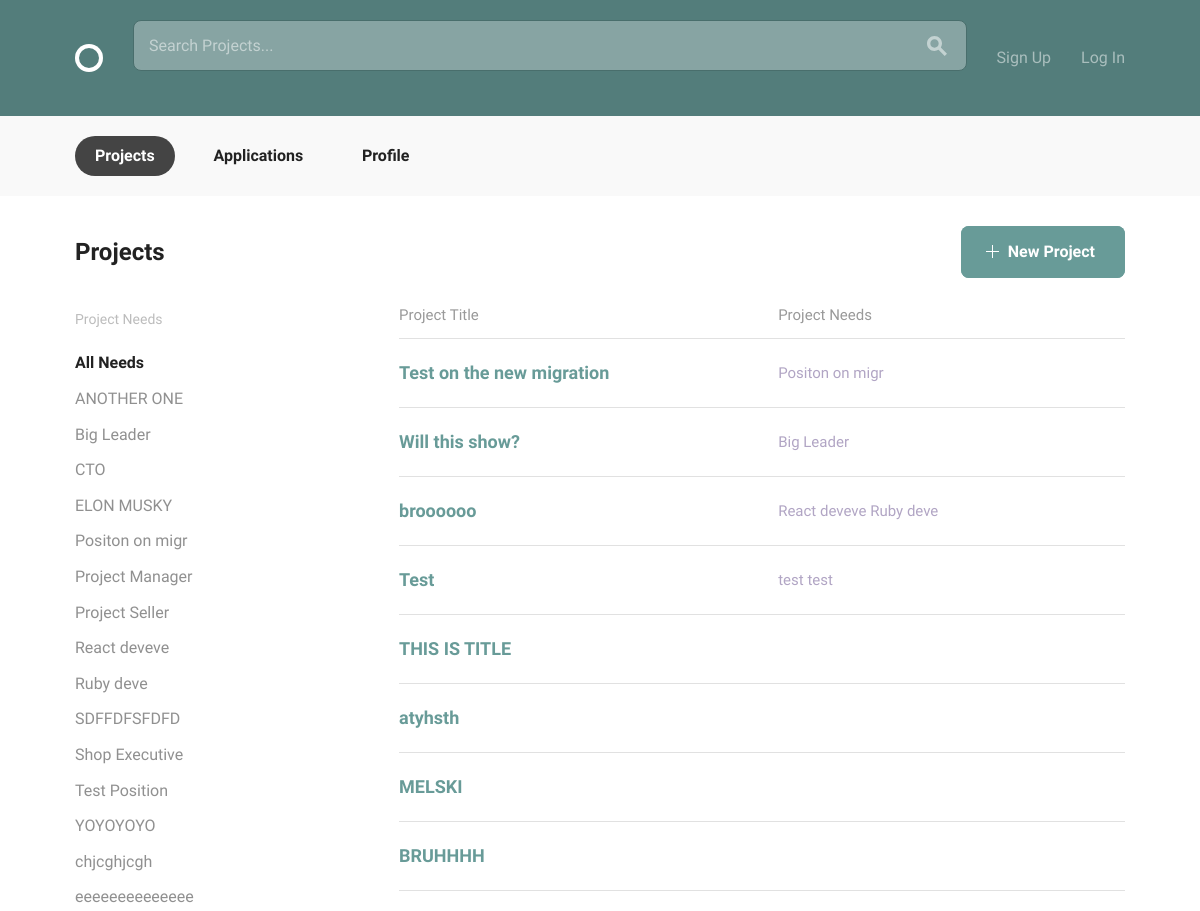
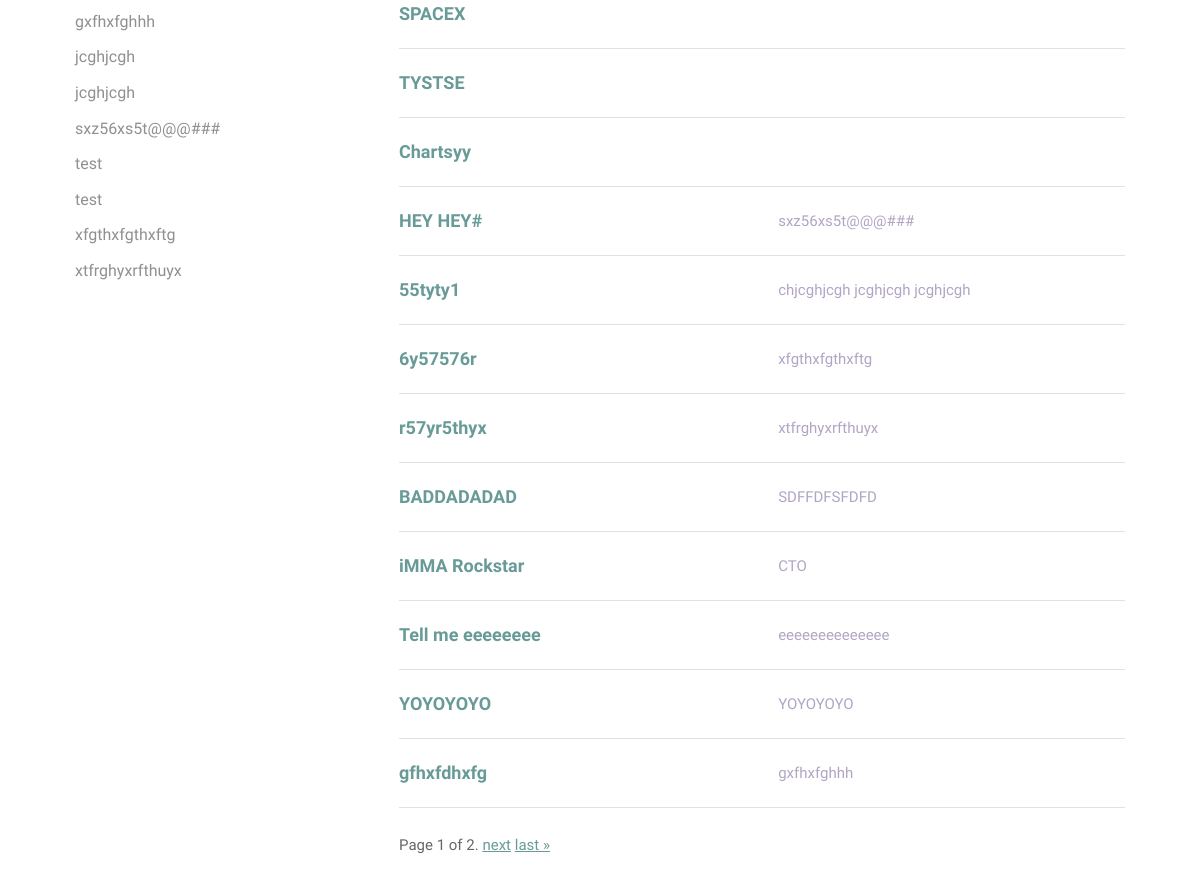
The page /projects/ on the database as committed earlier (2 pictures, top to bottom).
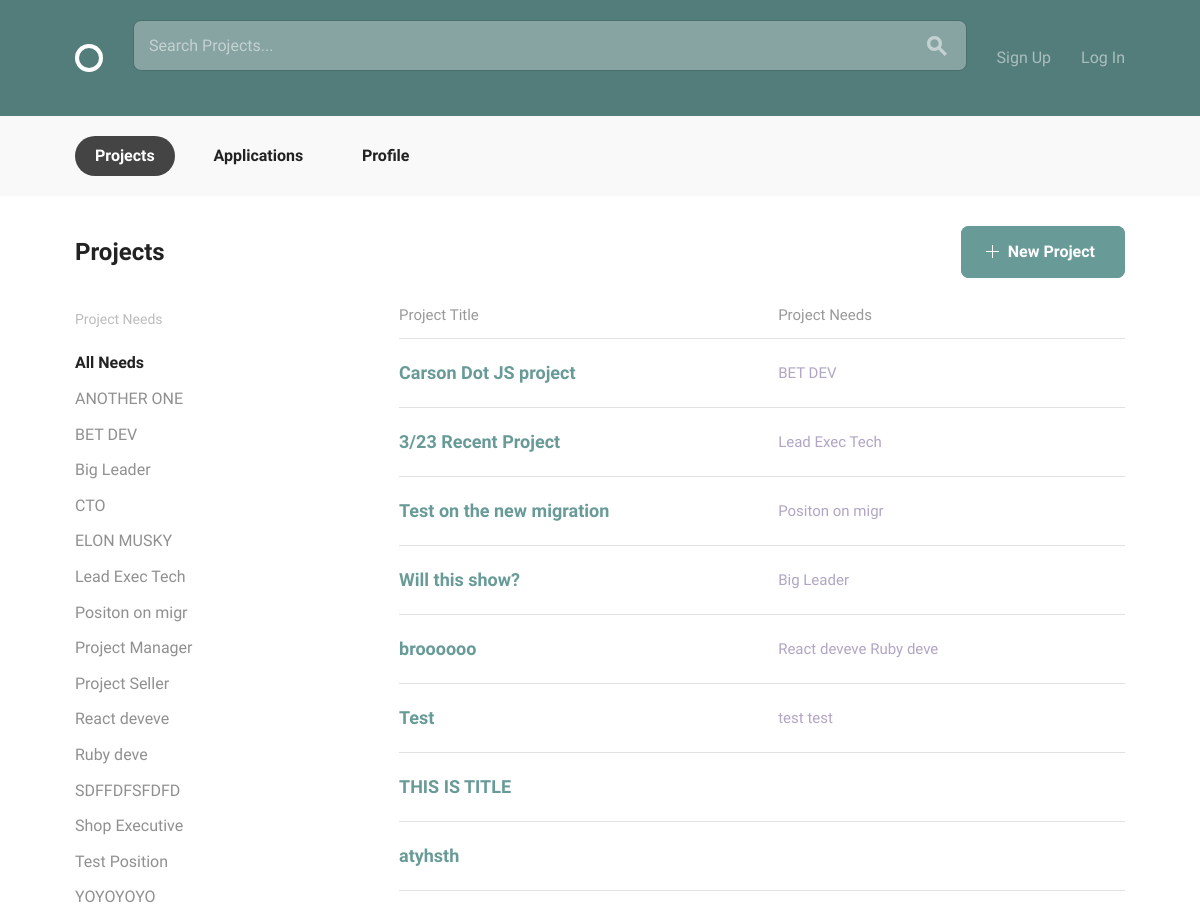
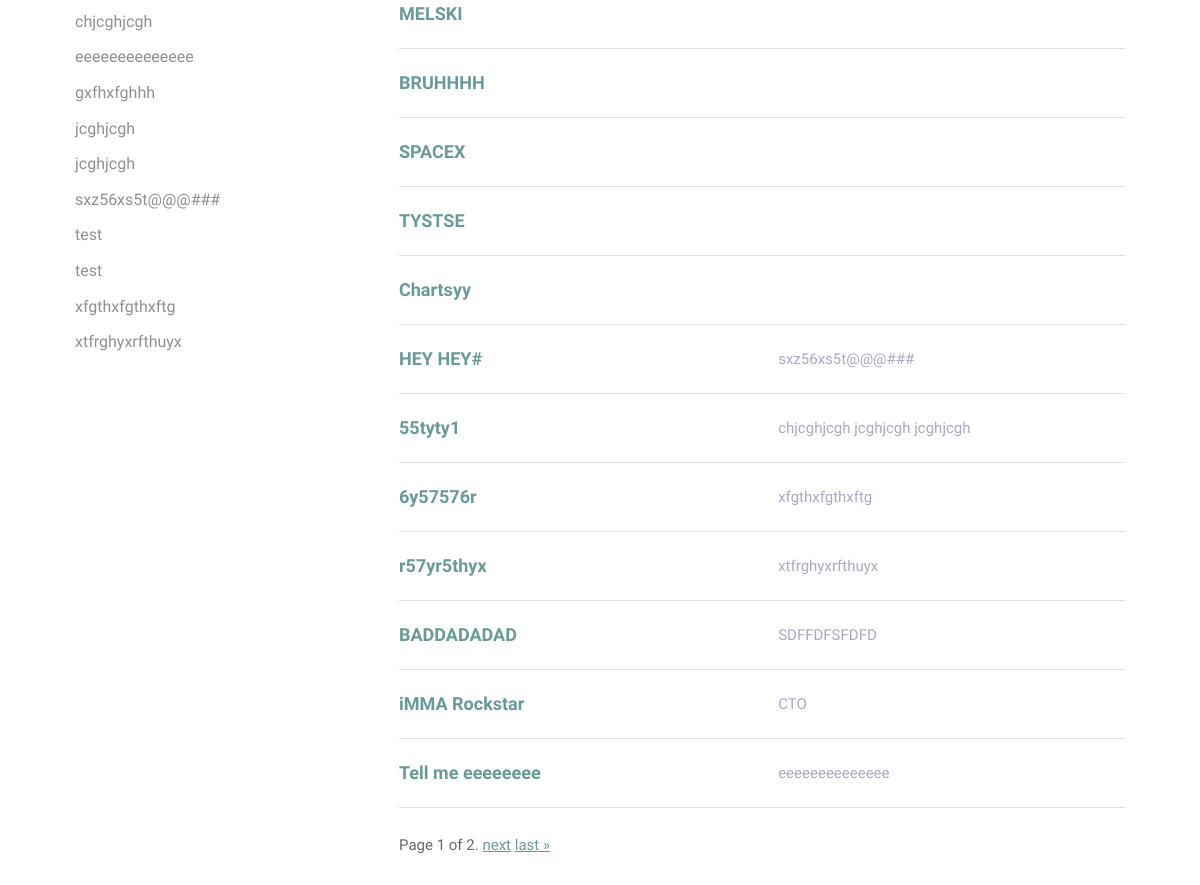
The same page on the database as committed later (2 pictures, top to bottom).
### projects/models.py (models this page shows, shortened)
class Position(models.Model):
    project_master = models.ForeignKey(Project, on_delete=models.CASCADE, related_name="position_set", null=True)
    position_title = models.CharField(max_length=15)
    position_description = models.CharField(max_length=150)
    skills = models.ManyToManyField('accounts.Skill')
    class Meta:
        ordering = ['position_title']

class Project(models.Model):
    owner = models.ForeignKey(settings.AUTH_USER_MODEL, on_delete=models.CASCADE, null=True)
    title = models.CharField(max_length=30)
    slug = models.SlugField(null=True)
    description = models.CharField(max_length=150)
    timeline = models.CharField(max_length=30)
    requirements = models.CharField(max_length=150)
    date_created = models.DateTimeField(default=timezone.now)
    positions = models.ManyToManyField('Position', related_name="projects", default=None)
    count = models.IntegerField(null=True, default=0)
    class Meta:
        ordering = ['-date_created']

### projects/views.py (the view)
# urls.py: path('', views.ProjectList.as_view(), name='projects'),
class ProjectList(ListView):
    model = Project
    template_name = "project_list.html"
    context_object_name = "projects"
    paginate_by = 20
    def get_queryset(self):
        position_val = self.request.GET.get('position','')
        if position_val == '':
            return Project.objects.all()
        else:
            projects = Project.objects.filter(position_set__position_title=position_val)
            return projects
    def get_context_data(self, **kwargs):
        context = super().get_context_data(**kwargs)
        context['now'] = timezone.now()
        context['positions_list'] = Position.objects.all()
        return context

### projects/templates/project_list.html (shortened to what this page needs)
{% extends 'layout.html' %}
{% block body_content %}
  <body>
    <div class="circle--actions--bar">
      <nav class="bounds">
        <ul class="circle--pill--list">
          <li><a class="selected" href="{% url 'projects:projects' %}">Projects</a></li>
          <li><a href="{% url 'projects:applications_list' %}">Applications</a></li>
          <li><a href="{% url 'accounts:profile' %}">Profile</a></li>
        </ul>
      </nav>
    </div>
    <div class="bounds circle--page">
      <div class="circle--page--header circle--fluid">
        <div class="circle--fluid--cell circle--fluid--primary">
          <h2>Projects</h2>
        </div>
        <div class="circle--fluid--cell circle--fluid--secondary">
          <a class="button button-primary icon-on-left"  href="{% url 'projects:project_create' %}">
            <svg version="1.1" xmlns="http://www.w3.org/2000/svg" xmlns:xlink="http://www.w3.org/1999/xlink" x="0px" y="0px" viewBox="0 0 13 13" style="enable-background:new 0 0 13 13;" xml:space="preserve" class="add">
              <polygon points="7,6 7,0 6,0 6,6 0,6 0,7 6,7 6,13 7,13 7,7 13,7 13,6 "/>
            </svg>
            New Project
          </a>
        </div>
      </div>
      <div class="grid-25">
        <div class="circle--filter circle--secondary--module">
          <h4>Project Needs</h4>
          <ul class="circle--filter--list">
            <li><a class="selected">All Needs</a></li>
            {% for position in positions_list %}
            <li><a href="{{ request.path }}?position={{ position.position_title | urlencode }}">{{ position.position_title }}</a></li>
            {% endfor %}
          </ul>
        </div>
      </div>
      <div class="grid-70 grid-push-5">
        <table class="u-full-width circle--table">
          <thead>
            <tr>
              <th>Project Title</th>
              <th class="circle--cell--right">Project Needs</th>
            </tr>
          </thead>
          {% for project in projects %}
          <tbody>
            <tr class="clickable-row" data-href="{% url 'projects:project_details' slug=project.slug %}">
              <td>
                <h3>{{project.title}}</h3>
              </td>
              <td class="circle--cell--right">
                {% for position in project.position_set.all %}
                <span class="secondary-label">{{ position.position_title }}</span>
                {% endfor %}
              </td>
            </tr>
          </tbody>
          {% endfor %}
        </table>
          <div class="pagination">
              <span class="step-links">
                  <span class="current">
                      Page {{ page_obj.number }} of {{ page_obj.paginator.num_pages }}.
                  </span>
                  {% if page_obj.has_next %}
                      <a href="?page={{ page_obj.next_page_number }}">next</a>
                      <a href="?page={{ page_obj.paginator.num_pages }}">last &raquo;</a>
                  {% endif %}
              </span>
          </div>
      </div>
    </div>
  </body>
{% endblock %}

Rows that differ between the two databases and show on the page:
no longer on this page (row unchanged): Project: title "YOYOYOYO", Position (position_title "YOYOYOYO")
no longer on this page (row unchanged): Project: title "gfhxfdhxfg", Position (position_title "gxfhxfghhh")
added Position: position_title "BET DEV"
added Position: position_title "Lead Exec Tech"
added Project: title "Carson Dot JS project"
added Project: title "3/23 Recent Project"
